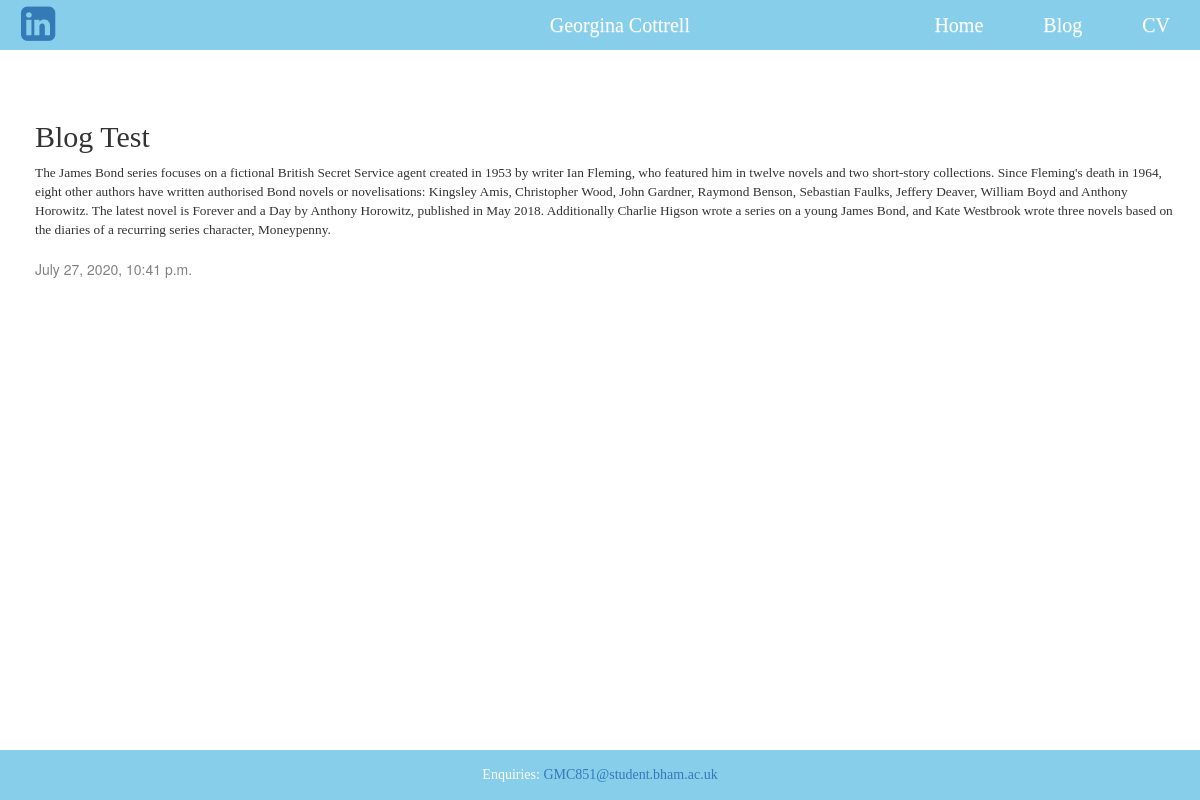
/post/1/, run on an earlier commit of the app's database.
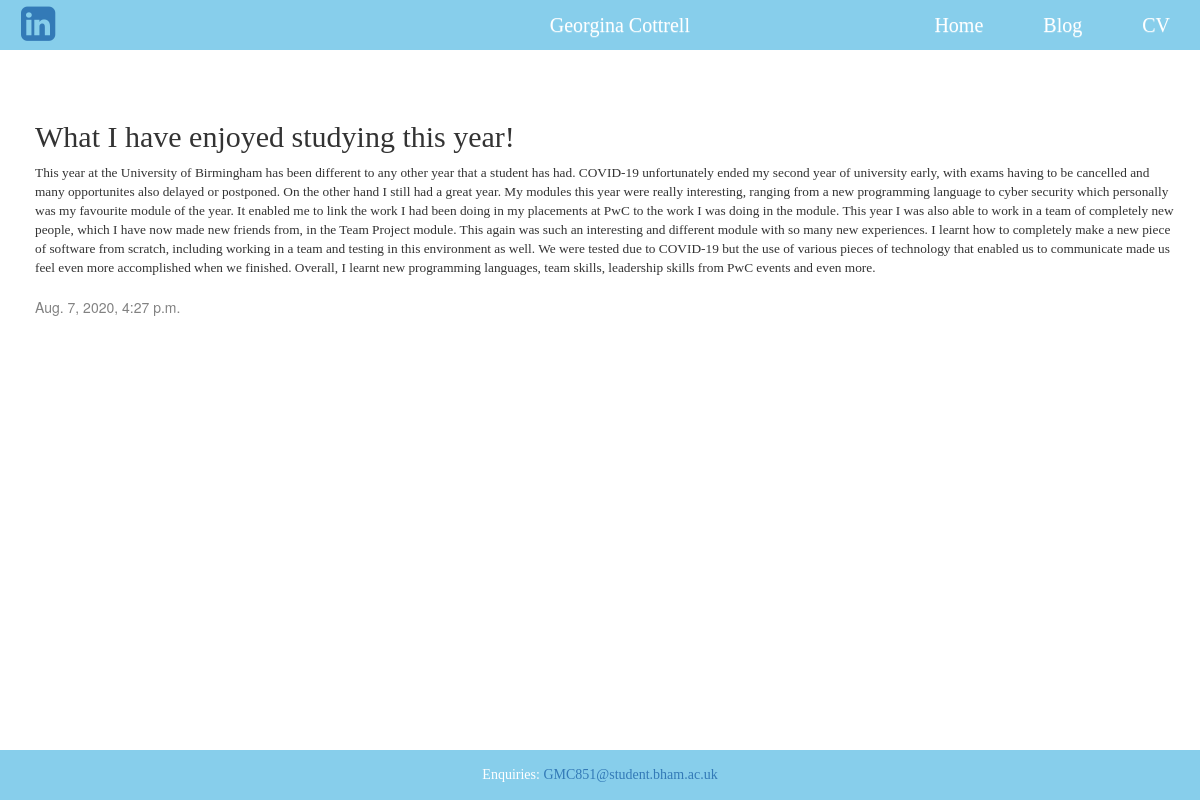
And on a later commit of the database.
### blog/models.py (models this page shows, shortened)
class Post(models.Model):
    author = models.ForeignKey(settings.AUTH_USER_MODEL, on_delete=models.CASCADE)
    title = models.CharField(max_length=200)
    text = models.TextField()
    created_date = models.DateTimeField(default=timezone.now)
    published_date = models.DateTimeField(blank=True, null=True)

### blog/views.py (the view)
# urls.py: path('post/<int:pk>/', views.post_detail, name='post_detail'),
def post_detail(request, pk):
    post = get_object_or_404(Post, pk=pk)
    return render(request, 'blog/post_detail.html', {'post': post})

### blog/templates/blog/post_detail.html (shortened to what this page needs)
{% extends 'blog/base.html' %}
{% block content %}
    <div class="post">
        <h2>{{ post.title }}</h2>
        <p>{{ post.text|linebreaksbr }}</p>
        {% if post.published_date %}
        <div class="date">
            {{ post.published_date }}
        </div>
    {% endif %}
    </div>
{% endblock %}

What changed in the data, as far as the page shows it:
changed Post: title "Blog Test" → "What I have enjoyed studying this year!"; text "The James Bond series focuses on a fictional British Secret Service agent created in 1953 by writer Ian Fleming, who featured him in twelve novels and two short-story collections. Since Fleming's death in 1964, eight other authors have written authorised Bond novels or novelisations: Kingsley Amis, Christopher Wood, John Gardner, Raymond Benson, Sebastian Faulks, Jeffery Deaver, William Boyd and Anthony Horowitz. The latest novel is Forever and a Day by Anthony Horowitz, published in May 2018. Additionally Charlie Higson wrote a series on a young James Bond, and Kate Westbrook wrote three novels based on the diaries of a recurring series character, Moneypenny." → "This year at the University of Birmingham has been different to any other year that a student has had. COVID-19 unfortunately ended my second year of university early, with exams having to be cancelled and many opportunites also delayed or postponed. On the other hand I still had a great year. My modules this year were really interesting, ranging from a new programming language to cyber security which personally was my favourite module of the year. It enabled me to link the work I had been doing in my placements at PwC to the work I was doing in the module. This year I was also able to work in a team of completely new people, which I have now made new friends from, in the Team Project…"; published_date "July 27, 2020, 10:41 p.m." → "Aug. 7, 2020, 4:27 p.m."
